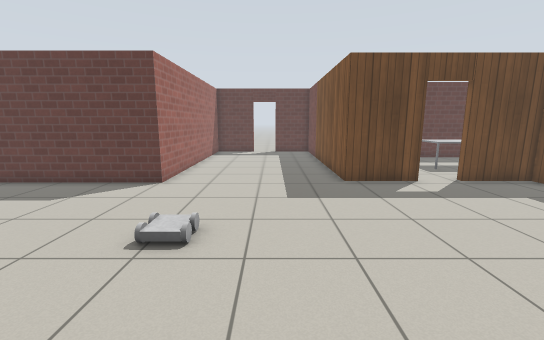
View 1 (above)

23 first-person views from a walk through a robot-simulator world made for Gazebo. The camera is 1.2 m above the floor, tilts 10° down and sees 90° across. The floor is counted in squares, 0.5 m on a side. Each view is taken from the middle of a square. On the plan, view 1 faces up. The plan holds only what a view shows up to about 17 squares ahead; the rest is blank. Simple patterns stand in for the simulator's built-in surfaces.

View 2
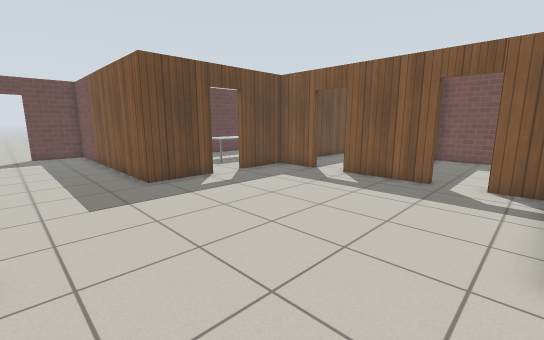

View 3
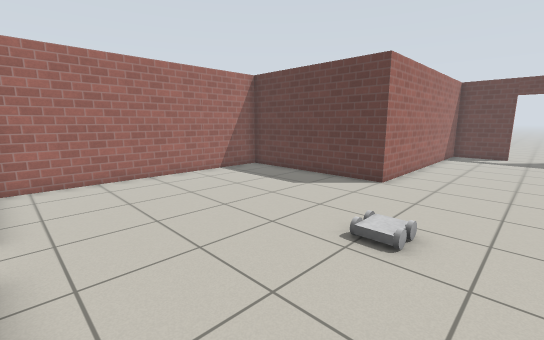

View 4
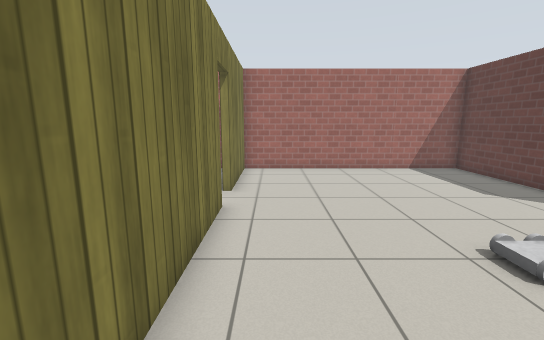

View 5
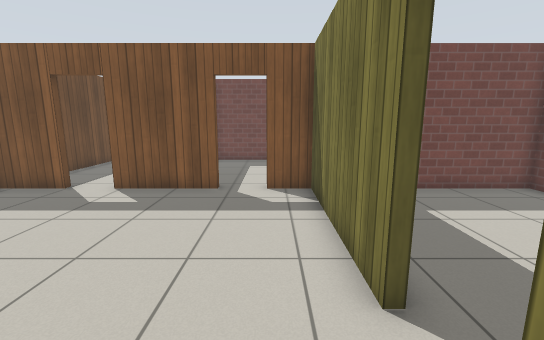

View 6
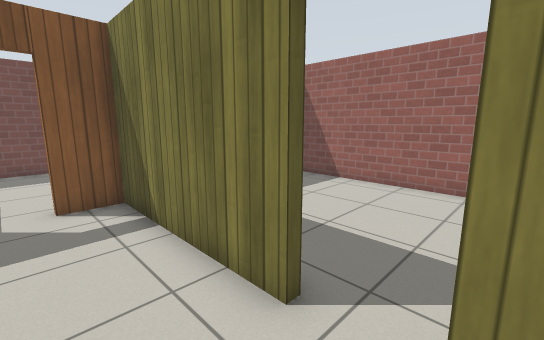

View 7
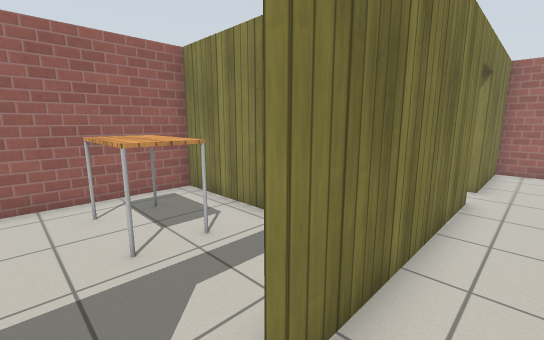

View 8
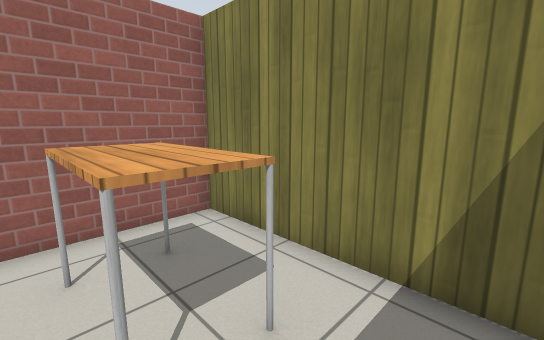

View 9
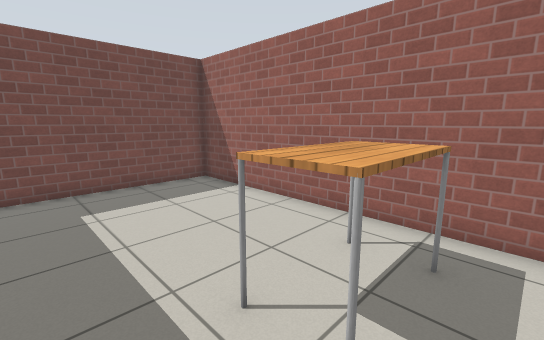

View 10
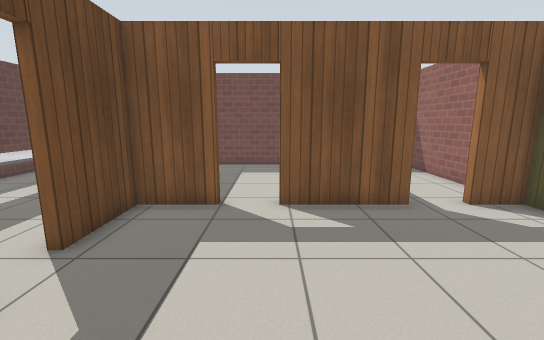

View 11
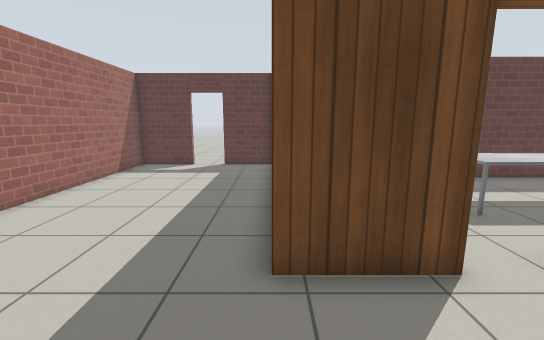

View 12
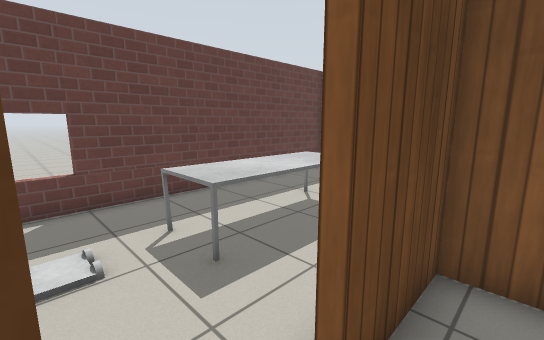

View 13
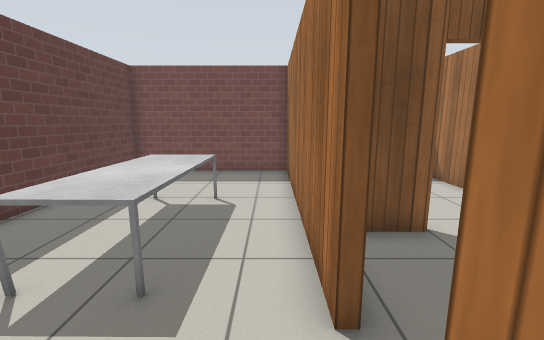

View 14
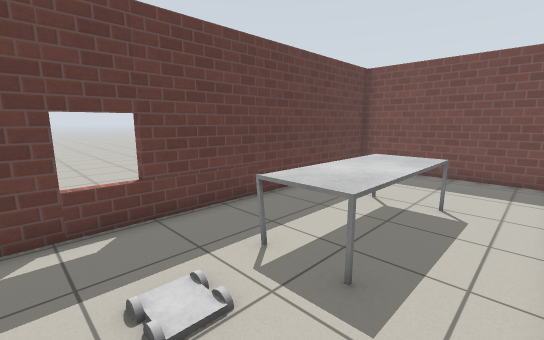

View 15
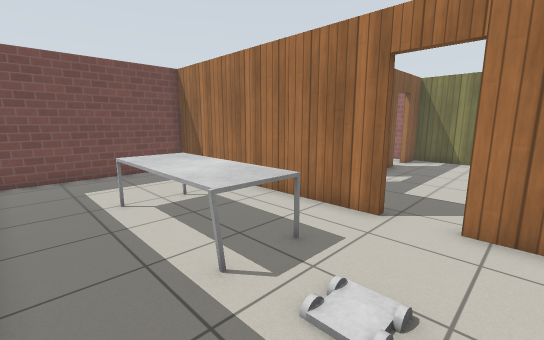

View 16
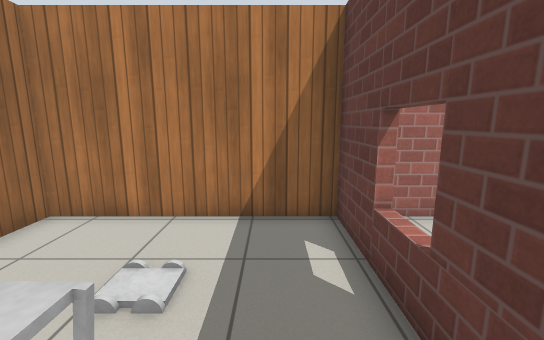

View 17
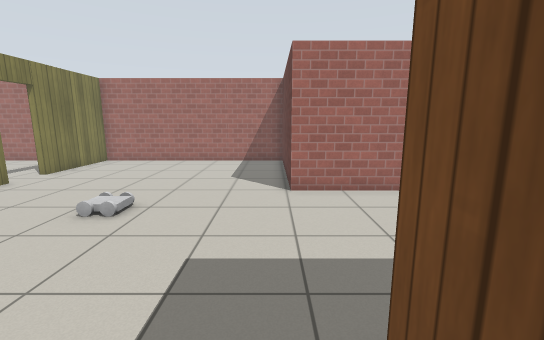

View 18
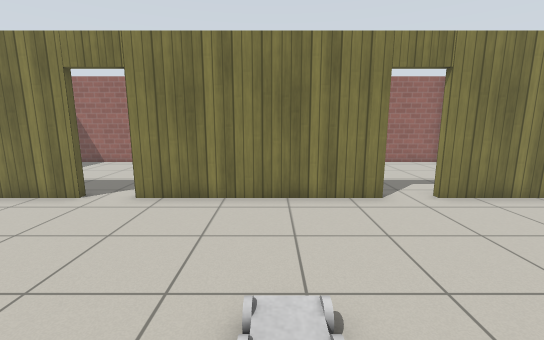

View 19
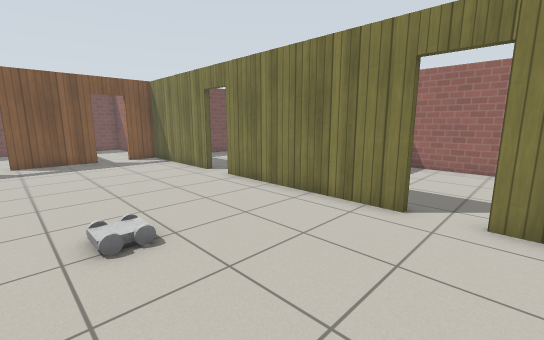

View 20
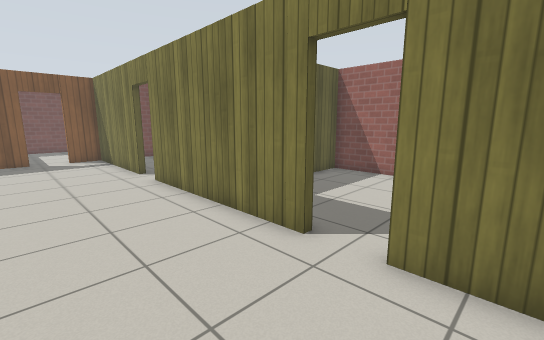

View 21
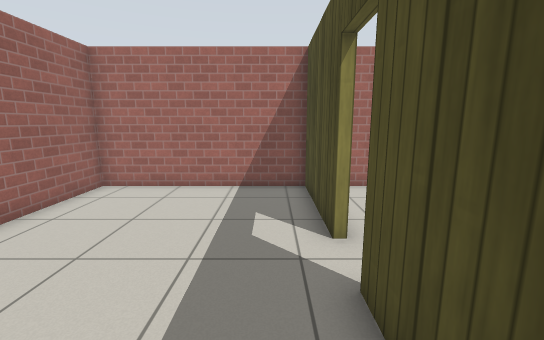

View 22
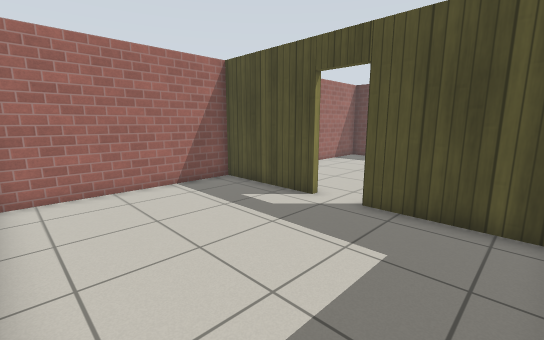

View 23
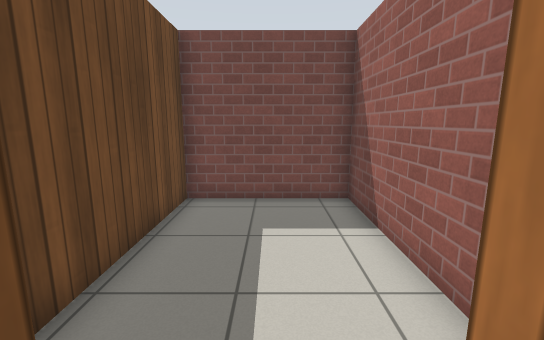

### Floor plan
Ten units are one square. View 1 is at (0, 0); x grows to the right and y downward. Boxes are objects, and circles mark ways between rooms. Rooms are numbered by the first view taken in them; rooms with no view inside come last. Other rooms are left out.
<svg viewBox="-126 -230 315 319">
<path fill="none" stroke="#000" d="M61 -110 30 -110 30 -206M-56 4 24 4M41 4 107 4 107 -12M107 -86 107 -110 78 -110M107 -29 107 -69M-15 -224 -44 -224 -44 -107 -121 -107 -121 4 -73 4M30 -224 3 -224M-10 18 -10 84 107 84 107 18M78 -113 184 -113 184 -187 33 -187 33 -113 61 -113M-73 7 -121 7 -121 84 -13 84 -13 65M-18 7 -56 7M129 4 184 4 184 -47 126 -47M146 -50 166 -50M184 -65 184 -101M177 -110 141 -110"/>
<rect x="-25" y="-55" width="10" height="10" fill="#bbb"><title>car</title></rect>
<rect x="5" y="35" width="20" height="40" fill="#bbb"><title>table</title></rect>
<rect x="85" y="-165" width="50" height="30" fill="#bbb"><title>table</title></rect>
<circle cx="33" cy="7" r="3" fill="#2a7"/>
<circle cx="65" cy="-110" r="3" fill="#2a7"/>
<circle cx="-65" cy="5" r="3" fill="#2a7"/>
<circle cx="110" cy="-25" r="3" fill="#2a7"/>
<circle cx="110" cy="-75" r="3" fill="#2a7"/>
<text x="-10" y="-80">1</text>
<text x="50" y="50">2</text>
<text x="100" y="-150">3</text>
<text x="-70" y="50">4</text>
<text x="140" y="-20">5</text>
<text x="140" y="-80">6</text>
</svg>
Room 1 opens to room 2. Room 1 opens to room 3. Room 1 opens to room 4. Room 1 opens to room 5. Room 1 opens to room 6.

Where each view was taken, in squares from view 1:
view 1: 0 up, 0 right, facing up
view 2: 0 up, 1 left, facing up-right
view 3: 0 up, 0 right, facing up-left
view 4: 1 up, 2 right, facing left
view 5: 1 up, 1 right, facing right
view 6: 2 up, 2 right, facing down-right
view 7: 1 up, 4 right, facing down-left
view 8: 2 down, 3 right, facing down-left
view 9: 2 down, 0 right, facing down-right
view 10: 7 up, 3 right, facing right
view 11: 7 up, 3 right, facing up
view 12: 10 up, 6 right, facing up-right
view 13: 12 up, 5 right, facing right
view 14: 12 up, 5 right, facing up-right
view 15: 18 up, 5 right, facing down-right
view 16: 17 up, 10 right, facing left
view 17: 10 up, 5 right, facing left
view 18: 8 up, 2 left, facing down
view 19: 7 up, 8 left, facing down-right
view 20: 4 up, 9 left, facing down-right
view 21: 2 down, 2 left, facing left
view 22: 8 down, 2 left, facing up-left
view 23: 2 up, 10 right, facing right
